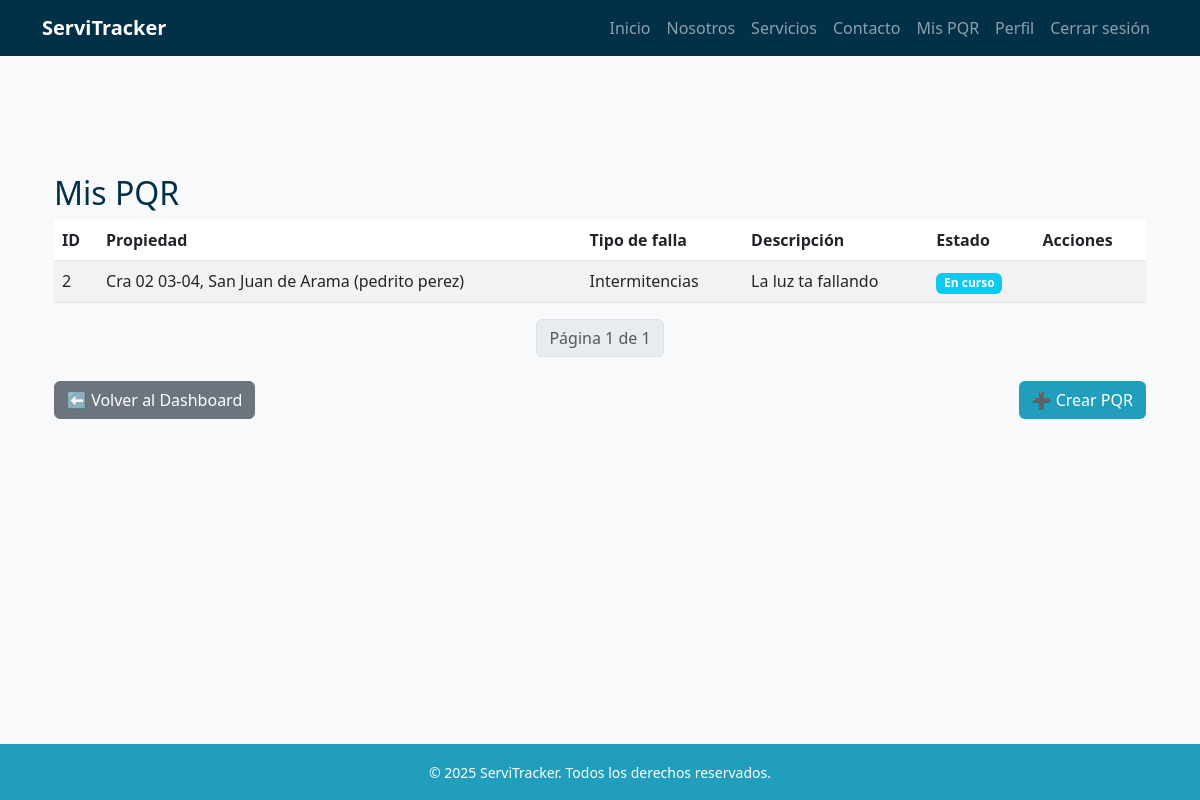
Before: /pqr/mis/ (signed in) with the older database file.
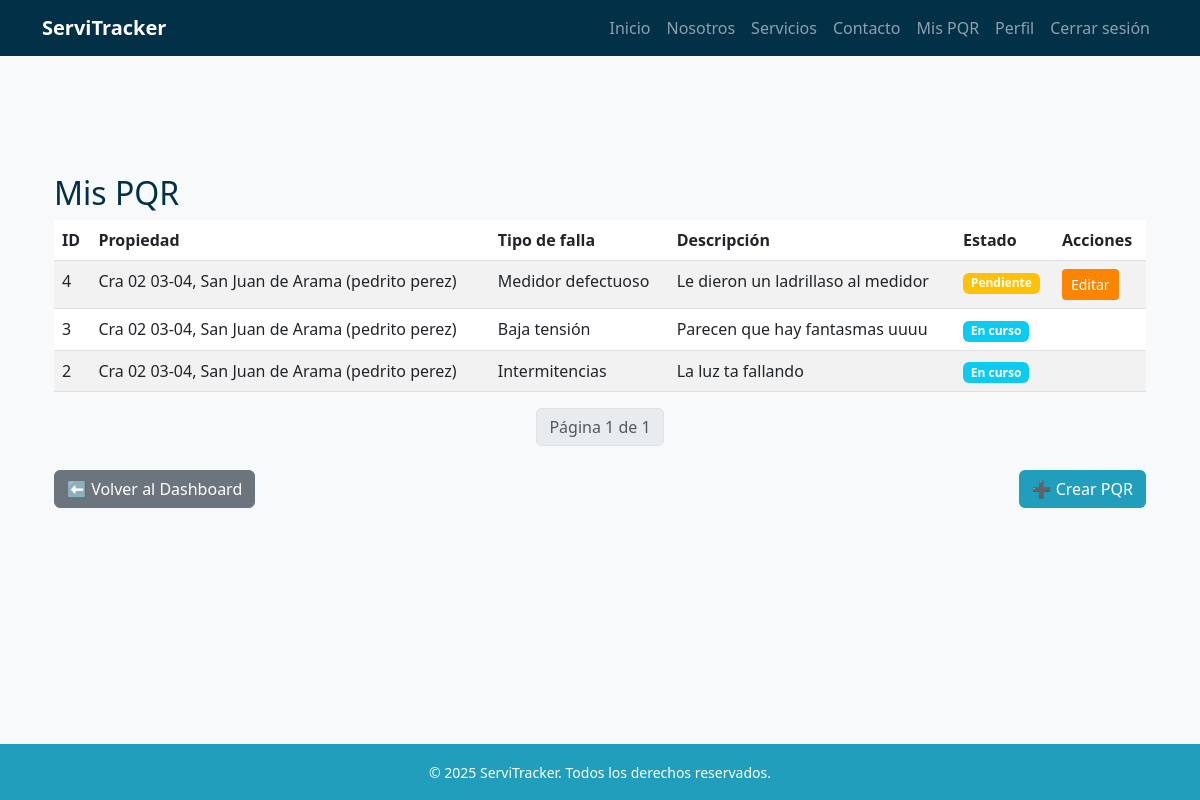
After: the same page with the newer database file.
### pqr/models.py (models this page shows, shortened)
class PQR(models.Model):
    ciudadano = models.ForeignKey(
        settings.AUTH_USER_MODEL,
        on_delete=models.SET_NULL,
        null=True,
        blank=True,
        related_name="pqrs_ciudadano"
    )
    propiedad = models.ForeignKey(
        Propiedad,
        on_delete=models.SET_NULL,
        null=True,
        blank=True
    )
    direccion = models.CharField(max_length=255, blank=True, null=True)
    departamento = models.CharField(max_length=100, blank=True, null=True)
    ciudad = models.CharField(max_length=100, blank=True, null=True)
    telefono_contacto = models.CharField(max_length=20, unique=True, null=True, blank=True)
    tipo_falla = models.ForeignKey(TipoFalla, on_delete=models.PROTECT)
    descripcion = models.TextField()
    estado = models.ForeignKey(EstadoPQR, on_delete=models.PROTECT)
    tecnico_asignado = models.ForeignKey(
        settings.AUTH_USER_MODEL,
        on_delete=models.SET_NULL,
        null=True,
        blank=True,
        related_name="pqrs_tecnico"
    )
    agente_revisor = models.ForeignKey(
        settings.AUTH_USER_MODEL,
        on_delete=models.SET_NULL,
        null=True,
        blank=True,
        related_name="pqrs_agente"
    )
    observacion_tecnico = models.TextField(blank=True, null=True)
    fecha_creacion = models.DateTimeField(auto_now_add=True)
    fecha_actualizacion = models.DateTimeField(auto_now=True)

class TipoFalla(models.Model):
    nombre = models.CharField(max_length=100)
    def __str__(self):
        return self.nombre

class EstadoPQR(models.Model):
    nombre = models.CharField(max_length=50)

### propiedades/models.py (models this page shows)
class Propiedad(models.Model):
    usuario = models.ForeignKey(
        settings.AUTH_USER_MODEL,
        on_delete=models.CASCADE,
        related_name='propiedades'
    )
    departamento = models.CharField(max_length=100)
    ciudad = models.CharField(max_length=100)
    direccion = models.CharField(max_length=200)
    activa = models.BooleanField(default=True)
    def __str__(self):
        nombre = self.usuario.get_full_name() if hasattr(self.usuario, 'get_full_name') else str(self.usuario)
        return f"{self.direccion}, {self.ciudad} ({nombre})"

### usuarios/models.py (models this page shows, shortened)
class Usuario(AbstractBaseUser, PermissionsMixin):
    ROLES = [
        ("administrador", "Administrador"),
        ("agente", "Agente"),
        ("tecnico", "Técnico"),
        ("ciudadano", "Ciudadano"),
    ]
    documento = models.CharField(max_length=20, unique=True)
    email = models.EmailField(blank=True, null=True)
    nombres = models.CharField(max_length=100, blank=True, null=True)
    apellidos = models.CharField(max_length=100, blank=True, null=True)
    rol = models.CharField(max_length=20, choices=ROLES, default="ciudadano")
    especialidad = models.ForeignKey(Especialidad, on_delete=models.SET_NULL, null=True, blank=True)
    is_active = models.BooleanField(default=True)
    is_staff = models.BooleanField(default=False)
    date_joined = models.DateTimeField(auto_now_add=True)
    objects = UsuarioManager()
    USERNAME_FIELD = "documento"
    REQUIRED_FIELDS = []  # puedes agregar 'email' si quieres que sea obligatorio
    def get_full_name(self):
        nombre = (self.nombres or "").strip()
        apellido = (self.apellidos or "").strip()
        full = f"{nombre} {apellido}".strip()
        return full or ""

### pqr/views.py (the view)
# urls.py: path('mis/', views.mi_lista_pqr, name='mi_lista_pqr'),                # Ciudadano: solo sus PQR
@login_required
def mi_lista_pqr(request):
    pqr_queryset = PQR.objects.filter(ciudadano=request.user).order_by("-id")
    paginator = Paginator(pqr_queryset, 10)
    page_number = request.GET.get("page")
    pqr_list = paginator.get_page(page_number)
    return render(request, 'pqr/mis_pqr.html', {'pqr_list': pqr_list})

### templates/pqr/mis_pqr.html (shortened to what this page needs)
{% extends 'base.html' %}
{% block content %}
<div class="container my-5">
    <h2 class="text-blue-dark">Mis PQR</h2>
    <table class="table table-striped">
        <thead>
            <tr>
                <th>ID</th>
                <th>Propiedad</th>
                <th>Tipo de falla</th>
                <th>Descripción</th>
                <th>Estado</th>
                <th>Acciones</th>
            </tr>
        </thead>
        <tbody>
            {% for pqr in pqr_list %}
            <tr>
                <td>{{ pqr.id }}</td>
                <td>{{ pqr.propiedad }}</td>
                <td>{{ pqr.tipo_falla }}</td>
                <td>{{ pqr.descripcion }}</td>
                <td>
                    <span class="badge
                        {% if pqr.estado.nombre == 'Pendiente' %} bg-warning
                        {% elif pqr.estado.nombre == 'En curso' %} bg-info
                        {% elif pqr.estado.nombre == 'Resuelto' %} bg-success
                        {% else %} bg-secondary
                        {% endif %}">
                        {{ pqr.estado.nombre }}
                    </span>
                </td>
                <td>
                    {% if pqr.estado.nombre == "Pendiente" %}
                        <a href="{% url 'editar_pqr' pqr.pk %}" class="btn btn-sm btn-orange-dark">Editar</a>
                    {% endif %}
                </td>
            </tr>
            {% empty %}
            <tr><td colspan="6">No tienes PQR registrados.</td></tr>
            {% endfor %}
        </tbody>
    </table>
    <nav aria-label="Page navigation">
        <ul class="pagination justify-content-center">
            <li class="page-item disabled">
                <span class="page-link">
                    Página {{ pqr_list.number }} de {{ pqr_list.paginator.num_pages }}
                </span>
            </li>
        </ul>
    </nav>
    <div class="d-flex justify-content-between mt-4">
        <a href="{% url 'dashboard_ciudadano' %}" class="btn btn-secondary">
            ⬅️ Volver al Dashboard
        </a>
        <a href="{% url 'nuevo_pqr' %}" class="btn btn-blue-mid">
            ➕ Crear PQR
        </a>
    </div>
</div>
{% endblock %}

Changed rows visible on the page:
added PQR: id "4", propiedad "Cra 02 03-04, San Juan de Arama (pedrito perez)", tipo_falla "Medidor defectuoso", descripcion "Le dieron un ladrillaso al medidor", estado.nombre "Pendiente", shows "Editar"
added PQR: id "3", propiedad "Cra 02 03-04, San Juan de Arama (pedrito perez)", tipo_falla "Baja tensión", descripcion "Parecen que hay fantasmas uuuu", estado.nombre "En curso"
